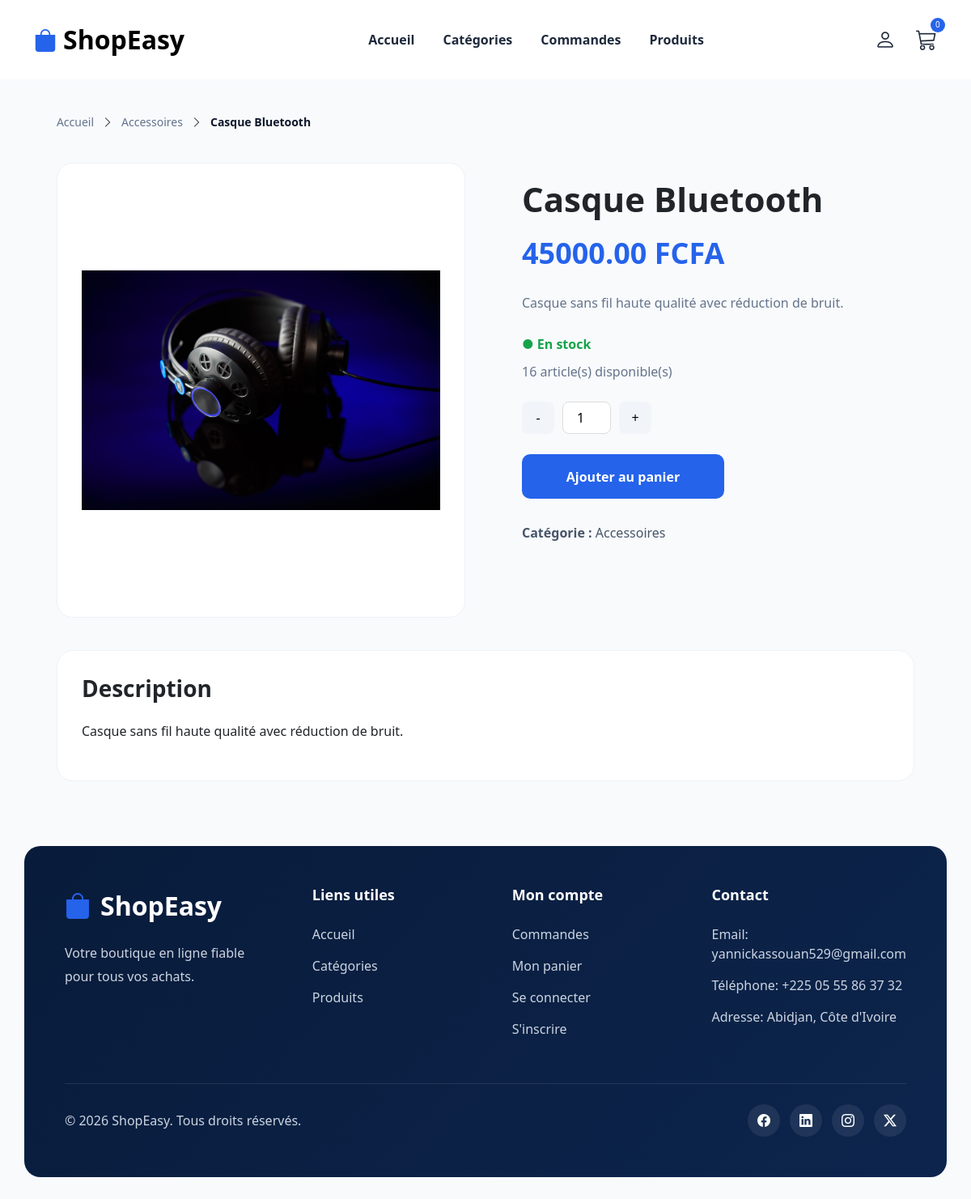
Screenshot of /product/2/ with the database file from the repository.
### store/models.py (models this page shows, shortened)
class Product(models.Model):
    name = models.CharField(max_length=200)
    description = models.TextField()
    category = models.ForeignKey(
        Category,
        on_delete=models.CASCADE,
        related_name='products'
    )
    price = models.DecimalField(
        max_digits=10,
        decimal_places=2
    )
    stock = models.PositiveIntegerField(default=0)
    image = models.ImageField(
        upload_to='products/',
        blank=True,
        null=True
    )
    created_at = models.DateTimeField(
        auto_now_add=True
    )

class Category(models.Model):
    name = models.CharField(max_length=100)
    image = models.ImageField(
        upload_to='categories/',
        blank=True,
        null=True
    )
    class Meta:
        verbose_name = "Category"
        verbose_name_plural = "Category"

### store/views.py (the view)
# urls.py: path('product/<int:id>/',views.product_details,name='product_detail'),
def product_details(request, id):
    product = get_object_or_404(
        Product,
        id=id
    )
    return render(
        request,
        'product_details.html',
        {
            'product': product
        }
    )

### store/context_processor.py (called while the page is built, shortened)
def cart_counter(request):
    count = 0
    return {
        'cart_count': count
    }

### store/templates/product_details.html (shortened to what this page needs)
{% extends 'base.html' %}
{% load static %}
{% block content %}
<nav class="breadcrumb-custom">
    <a href="{% url 'home' %}">
        Accueil
    </a>
    <span>
        <i class="bi bi-chevron-right"></i>
    </span>
    <a href="{% url 'category_products' product.category.id %}">
        {{ product.category.name }}
    </a>
    <span>
        <i class="bi bi-chevron-right"></i>
    </span>
    <span class="active">
        {{ product.name }}
    </span>
</nav>
<section class="product-detail-container">
    <div class="product-detail-grid">
        <div class="product-image-card">
            <img src="{{ product.image.url }}"
                 alt="{{ product.name }}">
        </div>
        <div class="product-info">
            <h1>{{ product.name }}</h1>
            <h2>{{ product.price }} FCFA</h2>
            <p class="product-short-description">
                {{ product.description|truncatechars:150 }}
            </p>
            <div class="stock-info">
                {% if product.stock > 0 %}
                    <span class="stock-available">
                        ● En stock
                    </span>
                {% else %}
                    <span class="stock-unavailable">
                        ● Rupture de stock
                    </span>
                {% endif %}
                <p>
                    {{ product.stock }}
                    article(s) disponible(s)
                </p>
            </div>
            <div class="quantity-box">
                <button>-</button>
                <input type="number"
                       value="1"
                       min="1">
                <button>+</button>
            </div>
           <form action="{% url 'add_to_cart' product.id %}" method="post">
                {% if product.stock > 0 %}
                    <button type="submit" class="add-cart-btn">
                        Ajouter au panier
                    </button>
                    {% else %}
                    <button class="add-cart-btn" disabled>
                        Produit indisponible
                    </button>
                    {% endif %}
            </form>
            <div class="product-meta">
                <p>
                    <strong>Catégorie :</strong>
                    {{ product.category.name }}
                </p>
            </div>
        </div>
    </div>
    <div class="description-card">
        <h3>Description</h3>
        <p>
            {{ product.description }}
        </p>
    </div>
</section>
{% endblock %}

### store/static/css/style.css (style rules this page uses)
body { background:#f8fafc; padding-top:110px; }
.breadcrumb-custom { width:95%; margin:30px auto; display:flex; align-items:center; gap:10px; font-size:14px; }
.breadcrumb-custom a { text-decoration:none; color:#64748b; transition:.3s; }
.breadcrumb-custom .active { color:#0f172a; font-weight:600; }
.product-detail-container { width:95%; margin:40px auto; }
.product-detail-grid { display:grid; grid-template-columns: 1fr 1fr; gap:50px; margin-bottom:40px; }
.product-image-card { background:white; border-radius:20px; padding:30px; border:1px solid #eef2f7; }
.product-image-card img { width:100%; height:500px; object-fit:contain; }
.product-info { padding:20px; }
.product-info h1 { font-size:42px; font-weight:700; margin-bottom:20px; }
.product-info h2 { color:#2563eb; font-size:36px; font-weight:700; margin-bottom:25px; }
.product-short-description { color:#64748b; line-height:1.8; margin-bottom:25px; }
.stock-available { color:#16a34a; font-weight:600; }
.stock-info p { margin-top:10px; color:#64748b; }
.quantity-box { display:flex; align-items:center; gap:10px; margin:25px 0; }
.quantity-box button { width:40px; height:40px; border:none; background:#f1f5f9; border-radius:8px; }
.quantity-box input { width:60px; text-align:center; height:40px; border:1px solid #ddd; border-radius:8px; }
.add-cart-btn { width:250px; height:55px; border:none; background:#2563eb; color:white; border-radius:10px; font-weight:600; margin-bottom:30px; }
.product-meta { color:#475569; }
.description-card { background:white; border-radius:20px; padding:30px; border:1px solid #eef2f7; }
.description-card h3 { margin-bottom:20px; font-weight:700; }
.description-card p { line-height:1.9; }

### rows the page displays
Product: category.name "Accessoires", name "Casque Bluetooth", image (picture), price "45000.00", description "Casque sans fil haute qualité avec réduction de bruit.", stock "16"

### other values shown
{{ cart_count }} "0"
